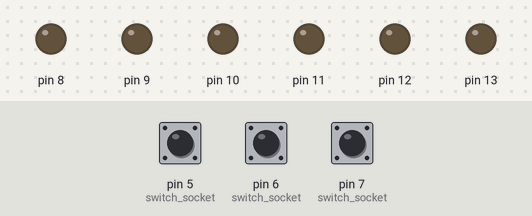
Recording of a sketch running on a simulated Arduino Uno, built with avr-gcc and run on an emulated ATmega328P. Shown: output pins drawn as LEDs (lit = HIGH). Dashed ring = blinking. Inputs (shaded band) come from the test bench; at power-on: pin 5 (switch_socket) LOW, pin 6 (switch_socket) LOW, pin 7 (switch_socket) LOW.

Above: at 1.2 s.
1.3 s: pin 5 (switch_socket) pulled HIGH for 3.2 s
At 3.0 s:
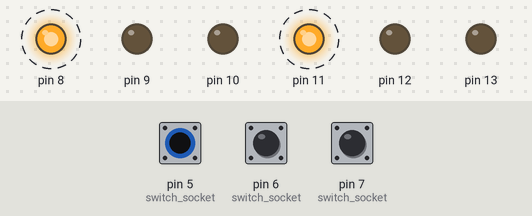
6.8 s: pin 6 (switch_socket) pulled HIGH for 0.15 s
At 8.4 s:
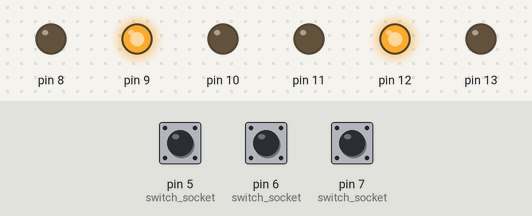
9.3 s: pin 7 (switch_socket) pulled HIGH for 0.15 s
At 11.5 s:
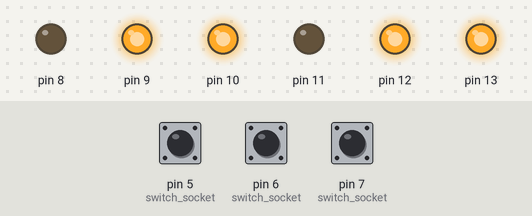
11.8 s: pin 5 (switch_socket) pulled HIGH for 0.15 s
At 13.4 s:
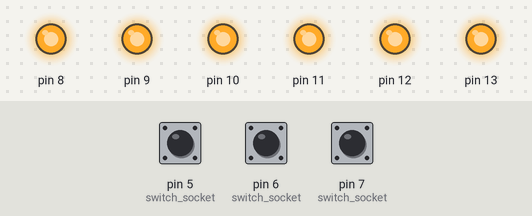
14.3 s: pin 6 (switch_socket) pulled HIGH for 1 s
At 16.5 s:
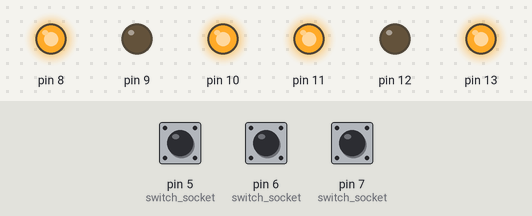
16.8 s: pin 5 (switch_socket) pulled HIGH for 1 s
At 18.4 s:
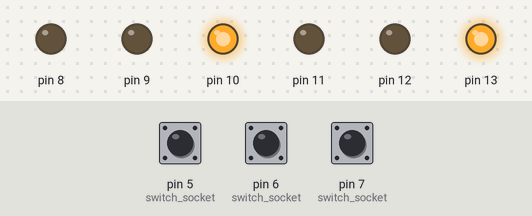
Timing chart, 0 to 19.9 s (numbered marks = the images above; inputs shaded):
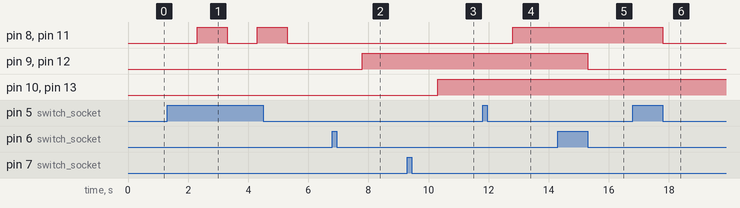

Measured:
- after the input at 1.3 s, pin 8, pin 11: alternates HIGH for 1.0 s and LOW for 1.0 s, starting after 1.0 s
- after the input at 6.8 s, pin 9, pin 12: LOW → HIGH after 1.0 s
- after the input at 9.3 s, pin 10, pin 13: LOW → HIGH after 1.0 s
- after the input at 11.8 s, pin 8, pin 11: LOW → HIGH after 1.0 s
- after the input at 14.3 s, pin 9, pin 12: HIGH → LOW after 1.0 s
- after the input at 16.8 s, pin 8, pin 11: HIGH → LOW after 1.0 s

The sketch:

power_socket.ino
```cpp
  #include <SoftwareSerial.h>
SoftwareSerial esp(2,3);
String ssid ="ASUS";
String password="May131997";

String data;
String server= "192.168.1.2";
String uri ="/insert_all.php";
boolean state[]={LOW,LOW,LOW};
void setup()
{
  for(int i=5; i<=13;i++) //8-10 LED 11-13 relay
  {
    if(i<=7) //5-7 switch
    {
      pinMode(i,INPUT);
    }
    if((i>=8) &&(i<=13)) //8-10 LED, 11-13 relay
    {
      pinMode(i,OUTPUT);
    }
  }
 pinMode(4,INPUT); // reset switch
 pinMode(A0,INPUT); //current sensor 1
 pinMode(A1,INPUT); // current sensor 2
 pinMode(A2,INPUT); // current sensor 3
 Serial.begin(115200);
 esp.begin(115200);
}


void reset_wifi()
{
  esp.println("AT+RST");
  delay(1000);
  if(esp.find("OK") )
  Serial.println("Module Reset");
}
void connectWifi()
{
esp.println("AT+CWMODE=1");
esp.println("AT+CWJAP=""" +ssid+""",""" + password + "\"");
delay(4000);
  if(esp.find("OK"))
  {
    Serial.println("Connected!");
  }
  else
  {
  Serial.println("Cannot connect to wifi");
  }
}

void httppost (String uri, String data)
{
esp.println("AT+CIPSTART=\"TCP\",\"" + server + "\",80");//start a TCP connection.
if( esp.find("OK")) {
Serial.println("TCP connection ready");
} delay(1000);
String postRequest =
"POST " + uri + " HTTP/1.0\r\n" +
"Host: " + server + "\r\n" +
"Accept: *" + "/" + "*\r\n" +
"Content-Length: " + data.length() + "\r\n" +
"Content-Type: application/x-www-form-urlencoded\r\n" +
"\r\n" + data;
String sendCmd = "AT+CIPSEND=";//determine the number of caracters to be sent.
Serial.println(postRequest);
esp.print(sendCmd);
esp.println(postRequest.length() );
delay(500);
if(esp.find(">"))
{ Serial.println("Sending.."); esp.print(postRequest);
if( esp.find("SEND OK"))
{ Serial.println("Packet sent");
while (esp.available()) {
String tmpResp = esp.readString();
Serial.println(tmpResp);
}// close the connection
esp.println("AT+CIPCLOSE");
}
}}
void receive_data()
{

}

void switch_socket()
{
  short get_switch=0;
   if((digitalRead(5)==1)||(get_switch==1))
 {
    state[0] =!state[0];
    delay(1000);
    digitalWrite(8,state[0]);
    digitalWrite(11,state[0]);
 }
   if((digitalRead(6)==1)||(get_switch==1))
 {
    state[1] =!state[1];
    delay(1000);
    digitalWrite(9,state[1]);
    digitalWrite(12,state[1]);
 }
   if((digitalRead(7)==1)||(get_switch==1))
 {
    state[2] =!state[2];
    delay(1000);
    digitalWrite(10,state[2]);
    digitalWrite(13,state[2]);
 }
}

void measure_power()
{
  if(state[0]==HIGH) // uri = smartsocket/insert_plug1.php
  {
  }
   if(state[0]==HIGH)  // uri = smartsocket/insert_plug2.php
  {
  }
   if(state[0]==HIGH) // uri = smartsocket/insert_plug3.php
  {

  }
}

void loop()
{
  switch_socket();
}
```
